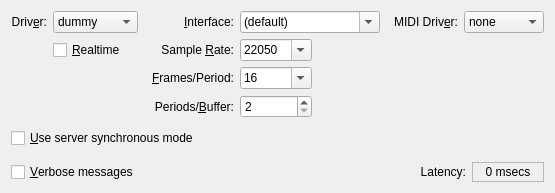
         <widget class="QWidget" name="ParametersTab">
          <attribute name="title">
           <string>Parameters</string>
          </attribute>
          <layout class="QVBoxLayout">
           <item>
            <layout class="QGridLayout">
             <item row="0" column="0">
              <widget class="QLabel" name="DriverTextLabel">
               <property name="font">
                <font>
                 <weight>50</weight>
                 <bold>false</bold>
                </font>
               </property>
               <property name="text">
                <string>Driv&amp;er:</string>
               </property>
               <property name="alignment">
                <set>Qt::AlignRight|Qt::AlignTrailing|Qt::AlignVCenter</set>
               </property>
               <property name="wordWrap">
                <bool>false</bool>
               </property>
               <property name="buddy">
                <cstring>DriverComboBox</cstring>
               </property>
              </widget>
             </item>
             <item row="0" column="1">
              <widget class="QComboBox" name="DriverComboBox">
               <property name="font">
                <font>
                 <weight>50</weight>
                 <bold>false</bold>
                </font>
               </property>
               <property name="toolTip">
                <string>The audio backend driver interface to use</string>
               </property>
               <property name="editable">
                <bool>false</bool>
               </property>
               <item>
                <property name="text">
                 <string>dummy</string>
                </property>
               </item>
               <item>
                <property name="text">
                 <string>sun</string>
                </property>
               </item>
               <item>
                <property name="text">
                 <string>oss</string>
                </property>
               </item>
               <item>
                <property name="text">
                 <string>alsa</string>
                </property>
               </item>
               <item>
                <property name="text">
                 <string>portaudio</string>
                </property>
               </item>
               <item>
                <property name="text">
                 <string>coreaudio</string>
                </property>
               </item>
               <item>
                <property name="text">
                 <string>firewire</string>
                </property>
               </item>
               <item>
                <property name="text">
                 <string>net</string>
                </property>
               </item>
               <item>
                <property name="text">
                 <string>netone</string>
                </property>
               </item>
              </widget>
             </item>
             <item row="0" column="2" rowspan="4">
              <spacer>
               <property name="orientation">
                <enum>Qt::Horizontal</enum>
               </property>
               <property name="sizeHint">
                <size>
                 <width>8</width>
                 <height>20</height>
                </size>
               </property>
              </spacer>
             </item>
             <item row="0" column="3">
              <widget class="QLabel" name="InterfaceTextLabel">
               <property name="font">
                <font>
                 <weight>50</weight>
                 <bold>false</bold>
                </font>
               </property>
               <property name="text">
                <string>&amp;Interface:</string>
               </property>
               <property name="alignment">
                <set>Qt::AlignRight|Qt::AlignTrailing|Qt::AlignVCenter</set>
               </property>
               <property name="wordWrap">
                <bool>false</bool>
               </property>
               <property name="buddy">
                <cstring>InterfaceComboBox</cstring>
               </property>
              </widget>
             </item>
             <item row="0" column="4" colspan="2">
              <widget class="qjackctlInterfaceComboBox" name="InterfaceComboBox">
               <property name="minimumSize">
                <size>
                 <width>140</width>
                 <height>0</height>
                </size>
               </property>
               <property name="font">
                <font>
                 <weight>50</weight>
                 <bold>false</bold>
                </font>
               </property>
               <property name="toolTip">
                <string>The PCM device name to use</string>
               </property>
               <property name="editable">
                <bool>true</bool>
               </property>
               <item>
                <property name="text">
                 <string>(default)</string>
                </property>
               </item>
               <item>
                <property name="text">
                 <string>hw:0</string>
                </property>
               </item>
               <item>
                <property name="text">
                 <string>plughw:0</string>
                </property>
               </item>
               <item>
                <property name="text">
                 <string>/dev/audio</string>
                </property>
               </item>
               <item>
                <property name="text">
                 <string>/dev/dsp</string>
                </property>
               </item>
              </widget>
             </item>
             <item row="0" column="6" rowspan="4">
              <spacer>
               <property name="orientation">
                <enum>Qt::Horizontal</enum>
               </property>
               <property name="sizeHint">
                <size>
                 <width>8</width>
                 <height>20</height>
                </size>
               </property>
              </spacer>
             </item>
             <item row="0" column="7">
              <widget class="QLabel" name="MidiDriverTextLabel">
               <property name="font">
                <font>
                 <weight>50</weight>
                 <bold>false</bold>
                </font>
               </property>
               <property name="text">
                <string>MIDI Driv&amp;er:</string>
               </property>
               <property name="alignment">
                <set>Qt::AlignRight|Qt::AlignTrailing|Qt::AlignVCenter</set>
               </property>
               <property name="wordWrap">
                <bool>false</bool>
               </property>
               <property name="buddy">
                <cstring>MidiDriverComboBox</cstring>
               </property>
              </widget>
             </item>
             <item row="0" column="8">
              <widget class="QComboBox" name="MidiDriverComboBox">
               <property name="minimumSize">
                <size>
                 <width>80</width>
                 <height>0</height>
                </size>
               </property>
               <property name="font">
                <font>
                 <weight>50</weight>
                 <bold>false</bold>
                </font>
               </property>
               <property name="toolTip">
                <string>The ALSA MIDI backend driver to use</string>
               </property>
               <property name="editable">
                <bool>false</bool>
               </property>
               <item>
                <property name="text">
                 <string>none</string>
                </property>
               </item>
               <item>
                <property name="text">
                 <string>raw</string>
                </property>
               </item>
               <item>
                <property name="text">
                 <string>seq</string>
                </property>
               </item>
              </widget>
             </item>
             <item row="1" column="1">
              <widget class="QCheckBox" name="RealtimeCheckBox">
               <property name="font">
                <font>
                 <weight>50</weight>
                 <bold>false</bold>
                </font>
               </property>
               <property name="toolTip">
                <string>Use realtime scheduling</string>
               </property>
               <property name="text">
                <string>&amp;Realtime</string>
               </property>
              </widget>
             </item>
             <item row="1" column="3">
              <widget class="QLabel" name="SampleRateTextLabel">
               <property name="font">
                <font>
                 <weight>50</weight>
                 <bold>false</bold>
                </font>
               </property>
               <property name="text">
                <string>Sample &amp;Rate:</string>
               </property>
               <property name="alignment">
                <set>Qt::AlignRight|Qt::AlignTrailing|Qt::AlignVCenter</set>
               </property>
               <property name="wordWrap">
                <bool>false</bool>
               </property>
               <property name="buddy">
                <cstring>SampleRateComboBox</cstring>
               </property>
              </widget>
             </item>
             <item row="1" column="4">
              <widget class="QComboBox" name="SampleRateComboBox">
               <property name="font">
                <font>
                 <weight>50</weight>
                 <bold>false</bold>
                </font>
               </property>
               <property name="toolTip">
                <string>Sample rate in frames per second</string>
               </property>
               <property name="editable">
                <bool>true</bool>
               </property>
               <item>
                <property name="text">
                 <string>22050</string>
                </property>
               </item>
               <item>
                <property name="text">
                 <string>32000</string>
                </property>
               </item>
               <item>
                <property name="text">
                 <string>44100</string>
                </property>
               </item>
               <item>
                <property name="text">
                 <string>48000</string>
                </property>
               </item>
               <item>
                <property name="text">
                 <string>88200</string>
                </property>
               </item>
               <item>
                <property name="text">
                 <string>96000</string>
                </property>
               </item>
               <item>
                <property name="text">
                 <string>192000</string>
                </property>
               </item>
              </widget>
             </item>
             <item row="1" column="5" rowspan="3">
              <spacer>
               <property name="orientation">
                <enum>Qt::Horizontal</enum>
               </property>
               <property name="sizeHint">
                <size>
                 <width>8</width>
                 <height>20</height>
                </size>
               </property>
              </spacer>
             </item>
             <item row="2" column="3">
              <widget class="QLabel" name="FramesTextLabel">
               <property name="font">
                <font>
                 <weight>50</weight>
                 <bold>false</bold>
                </font>
               </property>
               <property name="text">
                <string>&amp;Frames/Period:</string>
               </property>
               <property name="alignment">
                <set>Qt::AlignRight|Qt::AlignTrailing|Qt::AlignVCenter</set>
               </property>
               <property name="wordWrap">
                <bool>false</bool>
               </property>
               <property name="buddy">
                <cstring>FramesComboBox</cstring>
               </property>
              </widget>
             </item>
             <item row="2" column="4">
              <widget class="QComboBox" name="FramesComboBox">
               <property name="font">
                <font>
                 <weight>50</weight>
                 <bold>false</bold>
                </font>
               </property>
               <property name="toolTip">
                <string>Frames per period between process() calls</string>
               </property>
               <property name="editable">
                <bool>true</bool>
               </property>
               <item>
                <property name="text">
                 <string>16</string>
                </property>
               </item>
               <item>
                <property name="text">
                 <string>32</string>
                </property>
               </item>
               <item>
                <property name="text">
                 <string>64</string>
                </property>
               </item>
               <item>
                <property name="text">
                 <string>128</string>
                </property>
               </item>
               <item>
                <property name="text">
                 <string>256</string>
                </property>
               </item>
               <item>
                <property name="text">
                 <string>512</string>
                </property>
               </item>
               <item>
                <property name="text">
                 <string>1024</string>
                </property>
               </item>
               <item>
                <property name="text">
                 <string>2048</string>
                </property>
               </item>
               <item>
                <property name="text">
                 <string>4096</string>
                </property>
               </item>
              </widget>
             </item>
             <item row="3" column="3">
              <widget class="QLabel" name="PeriodsTextLabel">
               <property name="font">
                <font>
                 <weight>50</weight>
                 <bold>false</bold>
                </font>
               </property>
               <property name="text">
                <string>Periods/&amp;Buffer:</string>
               </property>
               <property name="alignment">
                <set>Qt::AlignRight|Qt::AlignTrailing|Qt::AlignVCenter</set>
               </property>
               <property name="wordWrap">
                <bool>false</bool>
               </property>
               <property name="buddy">
                <cstring>PeriodsSpinBox</cstring>
               </property>
              </widget>
             </item>
             <item row="3" column="4">
              <widget class="QSpinBox" name="PeriodsSpinBox">
               <property name="font">
                <font>
                 <weight>50</weight>
                 <bold>false</bold>
                </font>
               </property>
               <property name="toolTip">
                <string>Number of periods in the hardware buffer</string>
               </property>
               <property name="minimum">
                <number>2</number>
               </property>
               <property name="maximum">
                <number>999</number>
               </property>
              </widget>
             </item>
            </layout>
           </item>
           <item>
            <spacer>
             <property name="orientation">
              <enum>Qt::Vertical</enum>
             </property>
             <property name="sizeHint">
              <size>
               <width>20</width>
               <height>4</height>
              </size>
             </property>
            </spacer>
           </item>
           <item>
            <widget class="QCheckBox" name="SyncCheckBox">
             <property name="font">
              <font>
               <weight>50</weight>
               <bold>false</bold>
              </font>
             </property>
             <property name="toolTip">
              <string>Whether to use server synchronous mode</string>
             </property>
             <property name="text">
              <string>&amp;Use server synchronous mode</string>
             </property>
            </widget>
           </item>
           <item>
            <spacer>
             <property name="orientation">
              <enum>Qt::Horizontal</enum>
             </property>
             <property name="sizeHint">
              <size>
               <width>20</width>
               <height>8</height>
              </size>
             </property>
            </spacer>
           </item>
           <item>
            <layout class="QHBoxLayout">
             <item>
              <widget class="QCheckBox" name="VerboseCheckBox">
               <property name="font">
                <font>
                 <weight>50</weight>
                 <bold>false</bold>
                </font>
               </property>
               <property name="toolTip">
                <string>Whether to give verbose output on messages</string>
               </property>
               <property name="text">
                <string>&amp;Verbose messages</string>
               </property>
              </widget>
             </item>
             <item>
              <spacer>
               <property name="orientation">
                <enum>Qt::Horizontal</enum>
               </property>
               <property name="sizeHint">
                <size>
                 <width>8</width>
                 <height>20</height>
                </size>
               </property>
              </spacer>
             </item>
             <item>
              <widget class="QLabel" name="LatencyTextLabel">
               <property name="font">
                <font>
                 <weight>50</weight>
                 <bold>false</bold>
                </font>
               </property>
               <property name="text">
                <string>Latency:</string>
               </property>
               <property name="alignment">
                <set>Qt::AlignRight|Qt::AlignTrailing|Qt::AlignVCenter</set>
               </property>
               <property name="wordWrap">
                <bool>false</bool>
               </property>
              </widget>
             </item>
             <item>
              <widget class="QLabel" name="LatencyTextValue">
               <property name="minimumSize">
                <size>
                 <width>72</width>
                 <height>0</height>
                </size>
               </property>
               <property name="font">
                <font>
                 <weight>50</weight>
                 <bold>false</bold>
                </font>
               </property>
               <property name="toolTip">
                <string>Output latency in milliseconds, calculated based on the period, rate and buffer settings</string>
               </property>
               <property name="frameShape">
                <enum>QFrame::StyledPanel</enum>
               </property>
               <property name="frameShadow">
                <enum>QFrame::Sunken</enum>
               </property>
               <property name="text">
                <string>0 msecs</string>
               </property>
               <property name="alignment">
                <set>Qt::AlignCenter</set>
               </property>
               <property name="wordWrap">
                <bool>false</bool>
               </property>
              </widget>
             </item>
            </layout>
           </item>
          </layout>
         </widget>
